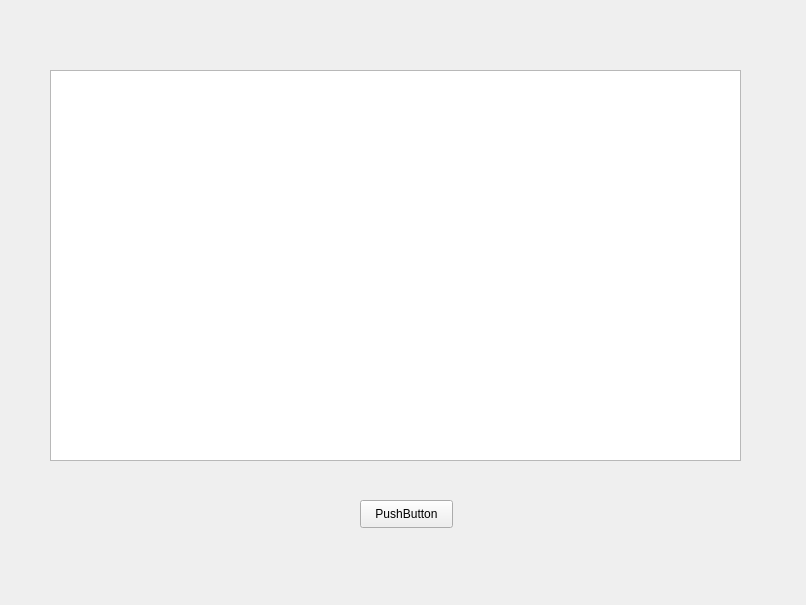
<?xml version="1.0" encoding="UTF-8"?>
<ui version="4.0">
 <class>fire</class>
 <widget class="QWidget" name="fire">
  <property name="geometry">
   <rect>
    <x>0</x>
    <y>0</y>
    <width>806</width>
    <height>605</height>
   </rect>
  </property>
  <property name="windowTitle">
   <string>Form</string>
  </property>
  <widget class="QTableView" name="tableView_notif">
   <property name="geometry">
    <rect>
     <x>50</x>
     <y>70</y>
     <width>691</width>
     <height>391</height>
    </rect>
   </property>
  </widget>
  <widget class="QPushButton" name="pushButton_notif">
   <property name="geometry">
    <rect>
     <x>360</x>
     <y>500</y>
     <width>93</width>
     <height>28</height>
    </rect>
   </property>
   <property name="text">
    <string>PushButton</string>
   </property>
  </widget>
 </widget>
 <resources/>
 <connections/>
</ui>
